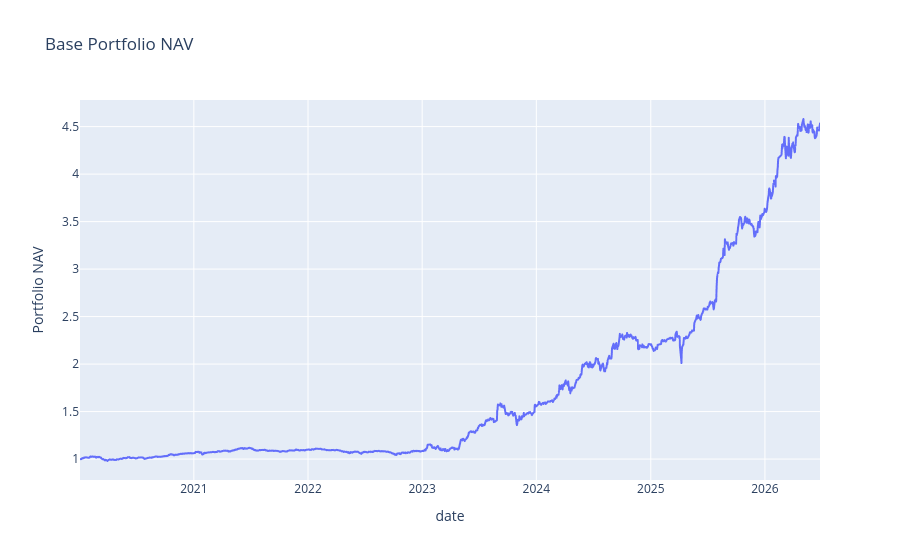
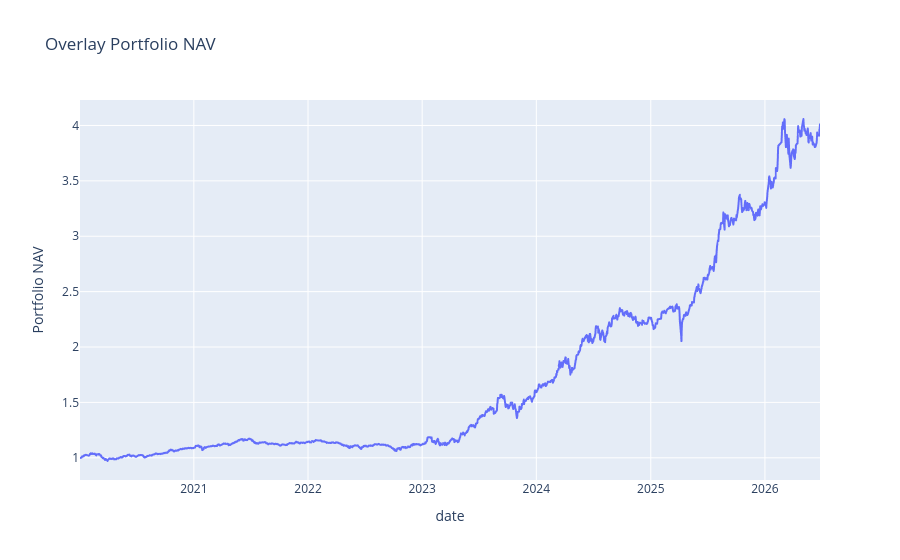
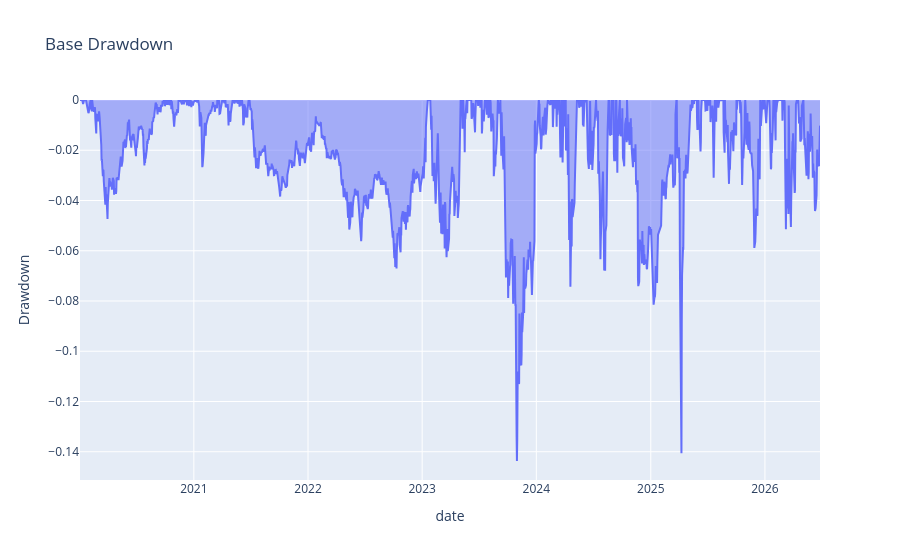
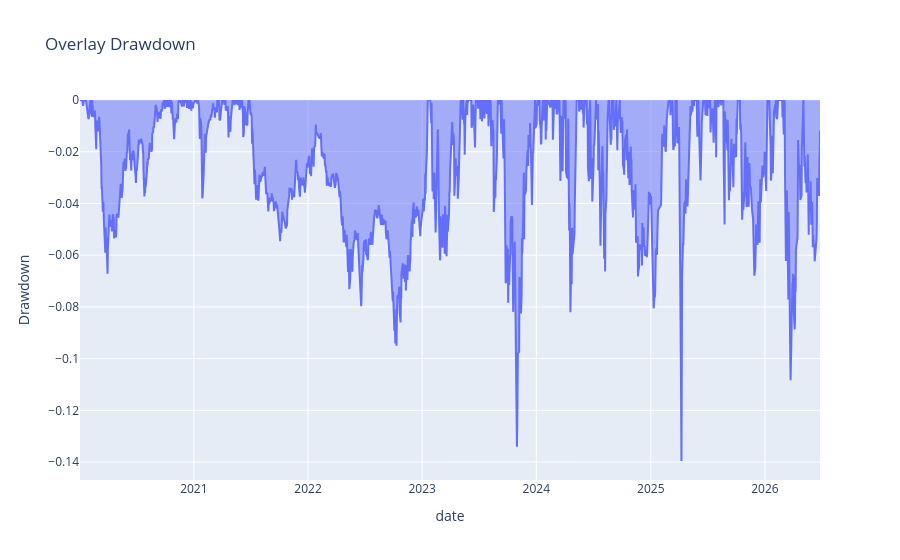

The cell these charts' notebook holds for them, in order:
### Code cell
# Cell: Compare Equity And Drawdown
overlay_returns = portfolio_return_series(return_matrix, overlay_weights)
overlay_nav = portfolio_nav_series(overlay_returns)
overlay_drawdown = rolling_drawdown(overlay_nav)
overlay_expanding_sharpe = expanding_sharpe_series(overlay_returns, min_periods=21)
overlay_rolling_sharpe = rolling_sharpe_series(overlay_returns, window=min(63, max(21, len(overlay_returns) // 3)))

display(equity_curve_chart(base_nav, title="Base Portfolio NAV"))
display(equity_curve_chart(overlay_nav, title="Overlay Portfolio NAV"))
display(drawdown_chart(base_drawdown, title="Base Drawdown"))
display(drawdown_chart(overlay_drawdown, title="Overlay Drawdown"))
display(sharpe_stability_chart(base_expanding_sharpe, base_rolling_sharpe, title="Base Portfolio Sharpe Stability"))
sharpe_stability_chart(overlay_expanding_sharpe, overlay_rolling_sharpe, title="Overlay Portfolio Sharpe Stability")

### Figure 1 — Plotly figure (JSON) as saved in the notebook; plotly's stock layout.template omitted (floating-point values rounded to 4 significant figures; data arrays with more than 128 entries replaced by an {"elided": "..."} marker saying what was removed)
{"data": [{"hovertemplate": "date=%{x}<br>Portfolio NAV=%{y}<extra></extra>", "legendgroup": "", "line": {"color": "#636efa", "dash": "solid"}, "marker": {"symbol": "circle"}, "mode": "lines", "name": "", "showlegend": false, "type": "scattergl", "x": {"elided": "1615 str values"}, "xaxis": "x", "y": {"elided": "1615 float values"}, "yaxis": "y"}], "layout": {"legend": {"tracegroupgap": 0}, "title": {"text": "Base Portfolio NAV"}, "xaxis": {"anchor": "y", "domain": [0.0, 1.0], "title": {"text": "date"}}, "yaxis": {"anchor": "x", "domain": [0.0, 1.0], "title": {"text": "Portfolio NAV"}}}}

### Figure 2 — Plotly figure (JSON) as saved in the notebook; plotly's stock layout.template omitted (floating-point values rounded to 4 significant figures; data arrays with more than 128 entries replaced by an {"elided": "..."} marker saying what was removed)
{"data": [{"hovertemplate": "date=%{x}<br>Portfolio NAV=%{y}<extra></extra>", "legendgroup": "", "line": {"color": "#636efa", "dash": "solid"}, "marker": {"symbol": "circle"}, "mode": "lines", "name": "", "showlegend": false, "type": "scattergl", "x": {"elided": "1615 str values"}, "xaxis": "x", "y": {"elided": "1615 float values"}, "yaxis": "y"}], "layout": {"legend": {"tracegroupgap": 0}, "title": {"text": "Overlay Portfolio NAV"}, "xaxis": {"anchor": "y", "domain": [0.0, 1.0], "title": {"text": "date"}}, "yaxis": {"anchor": "x", "domain": [0.0, 1.0], "title": {"text": "Portfolio NAV"}}}}

### Figure 3 — Plotly figure (JSON) as saved in the notebook; plotly's stock layout.template omitted (floating-point values rounded to 4 significant figures; data arrays with more than 128 entries replaced by an {"elided": "..."} marker saying what was removed)
{"data": [{"fillpattern": {"shape": ""}, "hovertemplate": "date=%{x}<br>Drawdown=%{y}<extra></extra>", "legendgroup": "", "line": {"color": "#636efa"}, "marker": {"symbol": "circle"}, "mode": "lines", "name": "", "orientation": "v", "showlegend": false, "stackgroup": "1", "type": "scatter", "x": {"elided": "1615 str values"}, "xaxis": "x", "y": {"elided": "1615 float values"}, "yaxis": "y"}], "layout": {"legend": {"tracegroupgap": 0}, "title": {"text": "Base Drawdown"}, "xaxis": {"anchor": "y", "domain": [0.0, 1.0], "title": {"text": "date"}}, "yaxis": {"anchor": "x", "domain": [0.0, 1.0], "title": {"text": "Drawdown"}}}}

### Figure 4 — Plotly figure (JSON) as saved in the notebook; plotly's stock layout.template omitted (floating-point values rounded to 4 significant figures; data arrays with more than 128 entries replaced by an {"elided": "..."} marker saying what was removed)
{"data": [{"fillpattern": {"shape": ""}, "hovertemplate": "date=%{x}<br>Drawdown=%{y}<extra></extra>", "legendgroup": "", "line": {"color": "#636efa"}, "marker": {"symbol": "circle"}, "mode": "lines", "name": "", "orientation": "v", "showlegend": false, "stackgroup": "1", "type": "scatter", "x": {"elided": "1615 str values"}, "xaxis": "x", "y": {"elided": "1615 float values"}, "yaxis": "y"}], "layout": {"legend": {"tracegroupgap": 0}, "title": {"text": "Overlay Drawdown"}, "xaxis": {"anchor": "y", "domain": [0.0, 1.0], "title": {"text": "date"}}, "yaxis": {"anchor": "x", "domain": [0.0, 1.0], "title": {"text": "Drawdown"}}}}
